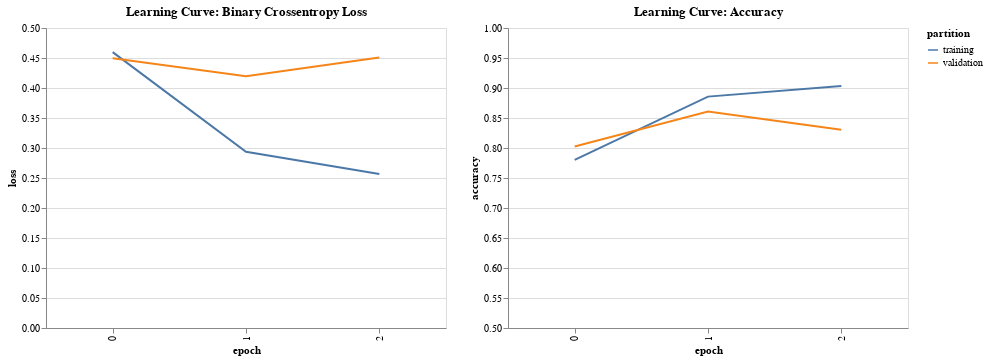

Here is the notebook cell this chart was saved with:
### Code cell
train_df = df_history[['loss', 'accuracy']].copy()
train_df.loc[:,'partition'] = 'training'

val_df = df_history[['val_loss', 'val_accuracy']].rename(columns={'val_loss':'loss', 'val_accuracy':'accuracy'})
val_df.loc[:, 'partition'] = 'validation'

chart_data = pd.concat([train_df, val_df]).reset_index().rename(columns={'index':'epoch'})

loss = alt.Chart(chart_data).mark_line().encode(
    alt.X('epoch:O'),
    alt.Y('loss:Q'),
    color='partition:N',
    tooltip=['loss', 'partition']
).properties(
    width=400,
    title='Learning Curve: Binary Crossentropy Loss'
).interactive()

accuracy = alt.Chart(chart_data).mark_line().encode(
    alt.X('epoch:O'),
    alt.Y('accuracy:Q', scale=alt.Scale(domain=[.5, 1])),
    color='partition:N',
    tooltip=['accuracy', 'partition']
).properties(
    width=400,
    title='Learning Curve: Accuracy'
).interactive()

loss | accuracy

### Figure 1 — Vega-Lite specification as saved in the notebook (floating-point values rounded to 4 significant figures)
{"config": {"view": {"continuousWidth": 400, "continuousHeight": 300}}, "hconcat": [{"mark": "line", "encoding": {"color": {"field": "partition", "type": "nominal"}, "tooltip": [{"field": "loss", "type": "quantitative"}, {"field": "partition", "type": "nominal"}], "x": {"field": "epoch", "type": "ordinal"}, "y": {"field": "loss", "type": "quantitative"}}, "selection": {"selector001": {"type": "interval", "bind": "scales", "encodings": ["x", "y"]}}, "title": "Learning Curve: Binary Crossentropy Loss", "width": 400}, {"mark": "line", "encoding": {"color": {"field": "partition", "type": "nominal"}, "tooltip": [{"field": "accuracy", "type": "quantitative"}, {"field": "partition", "type": "nominal"}], "x": {"field": "epoch", "type": "ordinal"}, "y": {"field": "accuracy", "scale": {"domain": [0.5, 1]}, "type": "quantitative"}}, "selection": {"selector002": {"type": "interval", "bind": "scales", "encodings": ["x", "y"]}}, "title": "Learning Curve: Accuracy", "width": 400}], "data": {"name": "data-b60d7653973f5cd3541d0bd153c4c7fd"}, "$schema": "https://vega.github.io/schema/vega-lite/v4.17.0.json", "datasets": {"data-b60d7653973f5cd3541d0bd153c4c7fd": [{"epoch": 0, "loss": 0.4599, "accuracy": 0.7804, "partition": "training"}, {"epoch": 1, "loss": 0.2938, "accuracy": 0.8856, "partition": "training"}, {"epoch": 2, "loss": 0.2568, "accuracy": 0.9033, "partition": "training"}, {"epoch": 0, "loss": 0.4497, "accuracy": 0.8026, "partition": "validation"}, {"epoch": 1, "loss": 0.4198, "accuracy": 0.8608, "partition": "validation"}, {"epoch": 2, "loss": 0.4508, "accuracy": 0.8306, "partition": "validation"}]}}
